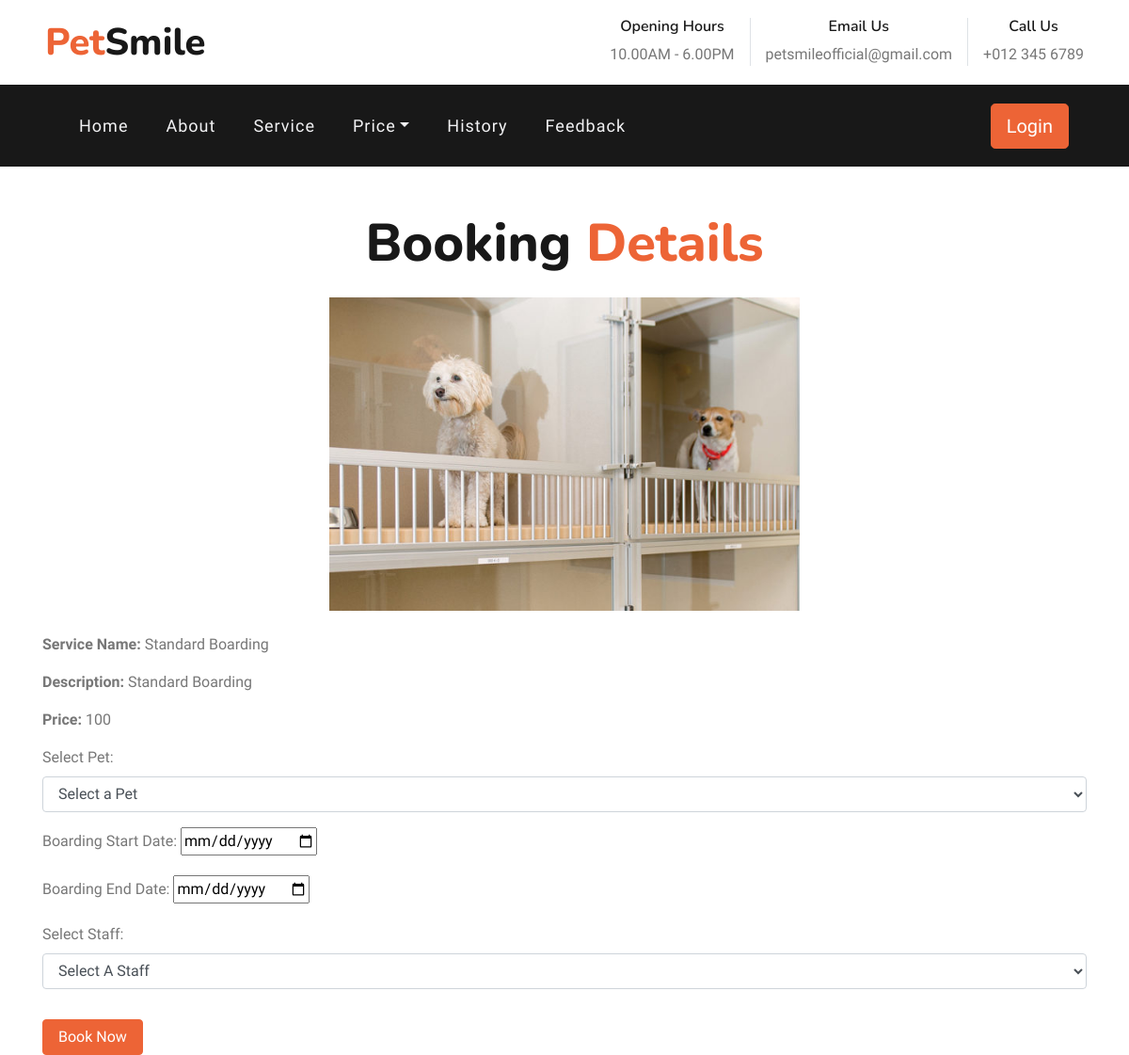
Page /booking.php?serviceID=SB1 on the earlier database version.
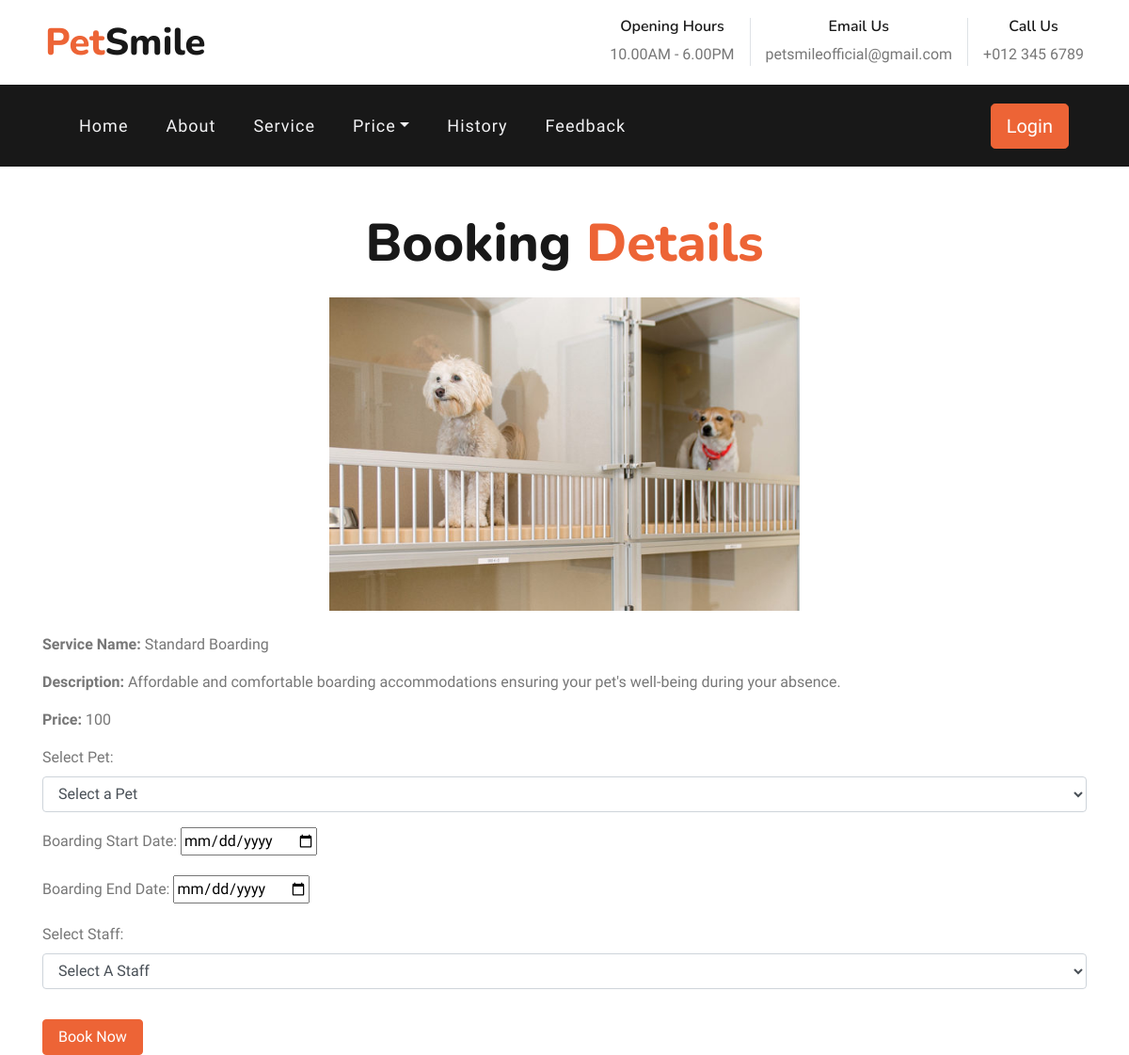
Same page on the later database version.
### tables this page shows
CREATE TABLE `service` (
  `ID` int(11) NOT NULL,
  `Service_ID` varchar(20) NOT NULL,
  `Service_Type` varchar(20) NOT NULL,
  `Service_Name` varchar(20) NOT NULL,
  `Service_Desc` longtext NOT NULL,
  `Price` varchar(20) NOT NULL,
  `Img` longtext NOT NULL,
  `Inventory` int(20) DEFAULT NULL
);

### booking.php (the view, shortened to what this page needs)
<!DOCTYPE html>
<html lang="en">
<?php
include 'config.php';
include 'header.php';
if (isset($_GET['serviceID'])) {
    $serviceID = $_GET['serviceID'];
    $selectServicesQuery = "SELECT * FROM service WHERE Service_ID = '$serviceID'";
    $servicesResult = mysqli_query($con, $selectServicesQuery);
    $serviceData = mysqli_fetch_assoc($servicesResult);
    $serviceName = $serviceData['Service_Name'];
    $serviceDesc = $serviceData['Service_Desc'];
    $price = $serviceData['Price'];
    $imageFileName = $serviceData['Img'];
    $serviceType = $serviceData['Service_Type'];
} else {
    echo "Service ID not provided.";
    exit;
}
?>
    <body>
        <div class="container text-center mt-5">
          <h1 class="display-4 m-0">Booking <span class="text-primary">Details</span></h1>
        </div>
        <div class="container d-flex justify-content-center align-items-center mt-4">
                <div class="text-center">
                    <img src="img/<?php echo $imageFileName; ?>" alt="<?php echo $serviceName; ?>" style="max-width: 500px;">
                </div>
            </div>
        <div class="container mt-4">
            <?php
            echo "<p><strong>Service Name:</strong> $serviceName</p>";
            echo "<p><strong>Description:</strong> $serviceDesc</p>";
            echo "<p><strong>Price:</strong> $price</p>";
            ?>
            <form action="process-booking.php" method="POST">
                <div class="form-group">
                    <label for="petName">Select Pet:</label>
                    <select name="petName" id="petName" class="form-control">
                      <option value="">Select a Pet</option>
                    </select>
                </div>
                <?php
                if ($serviceType === "Pet Boarding") {
                    echo '<div class="form-group">
                              <label for="boardingStartDate">Boarding Start Date:</label>
                              <input type="date" id="boardingStartDate" name="boardingStartDate" required>
                          </div>';
                    echo '<div class="form-group">
                              <label for="boardingEndDate">Boarding End Date:</label>
                              <input type="date" id="boardingEndDate" name="boardingEndDate" required>
                          </div>';
                }
                ?>
                <div class="form-group">
                  <label for="staffName">Select Staff:</label>
                  <select name="staffName" id="staffName" class="form-control">
                      <option selected>Select A Staff</option>
                  </select>
              </div>
                <input type="submit" value="Book Now" class="btn btn-primary px-3 mt-3">
            </form>
          </div>
    </body>
</html>

Differences in the rows shown:
changed service "Standard Boarding": Service_Desc "Standard Boarding" → "Affordable and comfortable boarding accommodations ensuring your pet's well-being during your absence."
